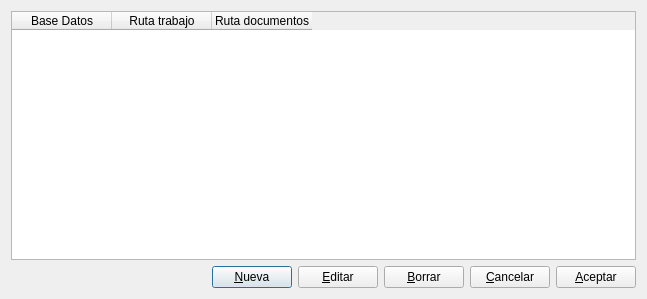
<?xml version="1.0" encoding="UTF-8"?>
<ui version="4.0">
 <class>asigna_dir_trab</class>
 <widget class="QDialog" name="asigna_dir_trab">
  <property name="geometry">
   <rect>
    <x>0</x>
    <y>0</y>
    <width>647</width>
    <height>299</height>
   </rect>
  </property>
  <property name="windowTitle">
   <string>Rutas personalizadas para conexión</string>
  </property>
  <layout class="QVBoxLayout" name="verticalLayout">
   <item>
    <widget class="QTableWidget" name="conextableWidget">
     <property name="editTriggers">
      <set>QAbstractItemView::NoEditTriggers</set>
     </property>
     <property name="rowCount">
      <number>0</number>
     </property>
     <column>
      <property name="text">
       <string>Base Datos</string>
      </property>
     </column>
     <column>
      <property name="text">
       <string>Ruta trabajo</string>
      </property>
     </column>
     <column>
      <property name="text">
       <string>Ruta documentos</string>
      </property>
     </column>
    </widget>
   </item>
   <item>
    <layout class="QHBoxLayout" name="horizontalLayout">
     <item>
      <spacer name="horizontalSpacer">
       <property name="orientation">
        <enum>Qt::Horizontal</enum>
       </property>
       <property name="sizeHint" stdset="0">
        <size>
         <width>40</width>
         <height>20</height>
        </size>
       </property>
      </spacer>
     </item>
     <item>
      <widget class="QPushButton" name="nuevapushButton">
       <property name="text">
        <string>&amp;Nueva</string>
       </property>
       <property name="icon">
        <iconset resource="keme.qrc">
         <normaloff>:/iconos/graf/Files-New-File-icon.png</normaloff>:/iconos/graf/Files-New-File-icon.png</iconset>
       </property>
      </widget>
     </item>
     <item>
      <widget class="QPushButton" name="conexionpushButton">
       <property name="text">
        <string>&amp;Editar</string>
       </property>
       <property name="icon">
        <iconset resource="keme.qrc">
         <normaloff>:/iconos/graf/connect_no.png</normaloff>:/iconos/graf/connect_no.png</iconset>
       </property>
      </widget>
     </item>
     <item>
      <widget class="QPushButton" name="borrarpushButton">
       <property name="text">
        <string>&amp;Borrar</string>
       </property>
       <property name="icon">
        <iconset resource="keme.qrc">
         <normaloff>:/iconos/graf/borrar.png</normaloff>:/iconos/graf/borrar.png</iconset>
       </property>
      </widget>
     </item>
     <item>
      <widget class="QPushButton" name="cancelarpushButton">
       <property name="text">
        <string>&amp;Cancelar</string>
       </property>
       <property name="icon">
        <iconset resource="keme.qrc">
         <normaloff>:/iconos/graf/borraelem.png</normaloff>:/iconos/graf/borraelem.png</iconset>
       </property>
      </widget>
     </item>
     <item>
      <widget class="QPushButton" name="aceptarpushButton">
       <property name="text">
        <string>&amp;Aceptar</string>
       </property>
       <property name="icon">
        <iconset resource="keme.qrc">
         <normaloff>:/iconos/graf/application-exit.png</normaloff>:/iconos/graf/application-exit.png</iconset>
       </property>
      </widget>
     </item>
    </layout>
   </item>
  </layout>
 </widget>
 <resources>
  <include location="keme.qrc"/>
 </resources>
 <connections>
  <connection>
   <sender>cancelarpushButton</sender>
   <signal>clicked()</signal>
   <receiver>asigna_dir_trab</receiver>
   <slot>reject()</slot>
   <hints>
    <hint type="sourcelabel">
     <x>522</x>
     <y>272</y>
    </hint>
    <hint type="destinationlabel">
     <x>143</x>
     <y>263</y>
    </hint>
   </hints>
  </connection>
 </connections>
</ui>
